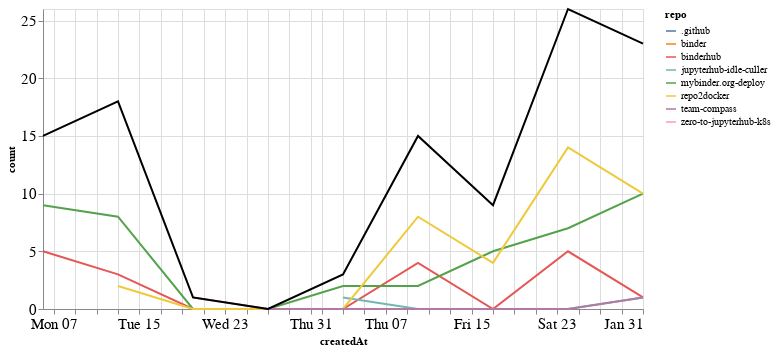

Here is the notebook cell this chart was saved with:
### Markdown cell above
### Comments

### Code cell
comments_time = comments.groupby('repo').resample('W', on='createdAt').count()['author'].reset_index()
comments_time = comments_time.rename(columns={'author': 'count'})
comments_time_total = comments_time.groupby('createdAt').agg({"count": "sum"}).reset_index()
ch1 = alt.Chart(comments_time, width=600).mark_line().encode(
    x='createdAt',
    y='count',
    color='repo',
    tooltip="repo"
)

ch2 = alt.Chart(comments_time_total, width=600).mark_line(color="black").encode(
    x='createdAt',
    y='count',
)

ch1 + ch2

### Figure 1 — Vega-Lite specification as saved in the notebook (floating-point values rounded to 4 significant figures)
{"config": {"axisLeft": {"labelFontSize": 15}, "axisBottom": {"labelFontSize": 15}}, "layer": [{"data": {"name": "data-78e4604bfcb529a7cbad65831e06a209"}, "mark": "line", "encoding": {"color": {"type": "nominal", "field": "repo"}, "tooltip": {"type": "nominal", "field": "repo"}, "x": {"type": "temporal", "field": "createdAt"}, "y": {"type": "quantitative", "field": "count"}}, "width": 600}, {"data": {"name": "data-badb87f62cb9e8bc58a427e4c44f1f95"}, "mark": {"type": "line", "color": "black"}, "encoding": {"x": {"type": "temporal", "field": "createdAt"}, "y": {"type": "quantitative", "field": "count"}}, "width": 600}], "$schema": "https://vega.github.io/schema/vega-lite/v4.8.1.json", "datasets": {"data-78e4604bfcb529a7cbad65831e06a209": [{"repo": ".github", "createdAt": "2020-12-06T00:00:00", "count": 1}, {"repo": "binder", "createdAt": "2021-01-10T00:00:00", "count": 1}, {"repo": "binderhub", "createdAt": "2020-12-06T00:00:00", "count": 5}, {"repo": "binderhub", "createdAt": "2020-12-13T00:00:00", "count": 3}, {"repo": "binderhub", "createdAt": "2020-12-20T00:00:00", "count": 0}, {"repo": "binderhub", "createdAt": "2020-12-27T00:00:00", "count": 0}, {"repo": "binderhub", "createdAt": "2021-01-03T00:00:00", "count": 0}, {"repo": "binderhub", "createdAt": "2021-01-10T00:00:00", "count": 4}, {"repo": "binderhub", "createdAt": "2021-01-17T00:00:00", "count": 0}, {"repo": "binderhub", "createdAt": "2021-01-24T00:00:00", "count": 5}, {"repo": "binderhub", "createdAt": "2021-01-31T00:00:00", "count": 1}, {"repo": "jupyterhub-idle-culler", "createdAt": "2021-01-03T00:00:00", "count": 1}, {"repo": "jupyterhub-idle-culler", "createdAt": "2021-01-10T00:00:00", "count": 0}, {"repo": "jupyterhub-idle-culler", "createdAt": "2021-01-17T00:00:00", "count": 0}, {"repo": "jupyterhub-idle-culler", "createdAt": "2021-01-24T00:00:00", "count": 0}, {"repo": "jupyterhub-idle-culler", "createdAt": "2021-01-31T00:00:00", "count": 1}, {"repo": "mybinder.org-deploy", "createdAt": "2020-12-06T00:00:00", "count": 9}, {"repo": "mybinder.org-deploy", "createdAt": "2020-12-13T00:00:00", "count": 8}, {"repo": "mybinder.org-deploy", "createdAt": "2020-12-20T00:00:00", "count": 0}, {"repo": "mybinder.org-deploy", "createdAt": "2020-12-27T00:00:00", "count": 0}, {"repo": "mybinder.org-deploy", "createdAt": "2021-01-03T00:00:00", "count": 2}, {"repo": "mybinder.org-deploy", "createdAt": "2021-01-10T00:00:00", "count": 2}, {"repo": "mybinder.org-deploy", "createdAt": "2021-01-17T00:00:00", "count": 5}, {"repo": "mybinder.org-deploy", "createdAt": "2021-01-24T00:00:00", "count": 7}, {"repo": "mybinder.org-deploy", "createdAt": "2021-01-31T00:00:00", "count": 10}, {"repo": "repo2docker", "createdAt": "2020-12-13T00:00:00", "count": 2}, {"repo": "repo2docker", "createdAt": "2020-12-20T00:00:00", "count": 0}, {"repo": "repo2docker", "createdAt": "2020-12-27T00:00:00", "count": 0}, {"repo": "repo2docker", "createdAt": "2021-01-03T00:00:00", "count": 0}, {"repo": "repo2docker", "createdAt": "2021-01-10T00:00:00", "count": 8}, {"repo": "repo2docker", "createdAt": "2021-01-17T00:00:00", "count": 4}, {"repo": "repo2docker", "createdAt": "2021-01-24T00:00:00", "count": 14}, {"repo": "repo2docker", "createdAt": "2021-01-31T00:00:00", "count": 10}, {"repo": "team-compass", "createdAt": "2020-12-20T00:00:00", "count": 1}, {"repo": "team-compass", "createdAt": "2020-12-27T00:00:00", "count": 0}, {"repo": "team-compass", "createdAt": "2021-01-03T00:00:00", "count": 0}, {"repo": "team-compass", "createdAt": "2021-01-10T00:00:00", "count": 0}, {"repo": "team-compass", "createdAt": "2021-01-17T00:00:00", "count": 0}, {"repo": "team-compass", "createdAt": "2021-01-24T00:00:00", "count": 0}, {"repo": "team-compass", "createdAt": "2021-01-31T00:00:00", "count": 1}, {"repo": "zero-to-jupyterhub-k8s", "createdAt": "2020-12-13T00:00:00", "count": 5}], "data-badb87f62cb9e8bc58a427e4c44f1f95": [{"createdAt": "2020-12-06T00:00:00", "count": 15}, {"createdAt": "2020-12-13T00:00:00", "count": 18}, {"createdAt": "2020-12-20T00:00:00", "count": 1}, {"createdAt": "2020-12-27T00:00:00", "count": 0}, {"createdAt": "2021-01-03T00:00:00", "count": 3}, {"createdAt": "2021-01-10T00:00:00", "count": 15}, {"createdAt": "2021-01-17T00:00:00", "count": 9}, {"createdAt": "2021-01-24T00:00:00", "count": 26}, {"createdAt": "2021-01-31T00:00:00", "count": 23}]}}
